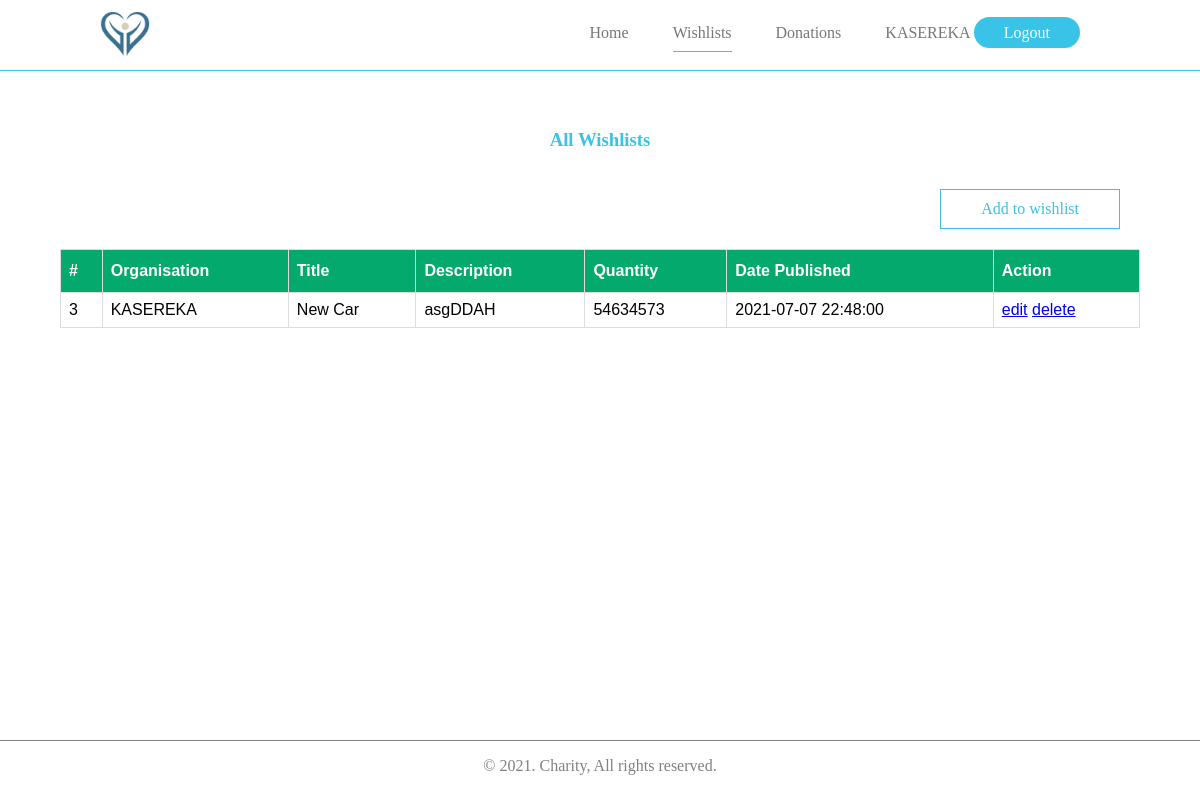
Page /wishlist.php (signed in) on the committed database.
### tables this page shows
CREATE TABLE `organisations` (
  `id` int(11) NOT NULL,
  `name` varchar(255) DEFAULT NULL,
  `email` varchar(255) DEFAULT NULL,
  `phone_number` varchar(255) NOT NULL,
  `logo` text DEFAULT NULL,
  `description` text NOT NULL,
  `evidence` text NOT NULL,
  `paybill_no` int(11) NOT NULL,
  `account_no` varchar(255) NOT NULL,
  `password` text DEFAULT NULL,
  `is_active` int(11) DEFAULT NULL,
  `joined_date` timestamp NULL DEFAULT current_timestamp()
);

CREATE TABLE `wishlists` (
  `id` int(11) NOT NULL,
  `organisation_id` int(11) DEFAULT NULL,
  `title` varchar(255) NOT NULL,
  `description` text NOT NULL,
  `quantity` varchar(255) NOT NULL,
  `created_at` timestamp NULL DEFAULT current_timestamp()
);

### wishlist.php (the view, shortened to what this page needs)
<?php
require_once('db.php');
if(isset($_SESSION['auth'])){
    $user = $_SESSION['auth'];
    if(!$user['is_admin']) {
    $req = $db->prepare("SELECT * FROM organisations WHERE id = ?");
    $req->execute(array($user['id']));
    $current = $req->fetch();
    if ($current['is_active']) {
        $list = $db->prepare("SELECT
        organisations.name,
        wishlists.id, wishlists.title,
        wishlists.description,
        wishlists.quantity,
        wishlists.created_at
        FROM
        wishlists
        JOIN organisations ON wishlists.organisation_id = organisations.id WHERE organisation_id = ?
        ORDER BY id DESC");
        $list->execute(array($current['id']));
?>
<!DOCTYPE html>
<html lang="en">
<head>
    <link rel="stylesheet" href="styles/style.css">
</head>
<body>
    <header>
        <div class="logo">
            <img src="images/logo.png" width="50" alt="">
        </div>
        <div class="menu">
            <ul>
                <li><a href="index.html">Home</a></li>
                <li class="active"><a href="wishlist.php">Wishlists</a></li>
                <li><a href="org_donations.php">Donations</a></li>
                <li><?= $current['name'] ?> <a class="login" href="logout.php">Logout</a></li>
            </ul>
        </div>
    </header>
    <?php
        if($current['logo']) {
    ?>
    <section class="homeSection">
        <div class="box2">
            <h3 class="login-title">All Wishlists</h3>
            <div>
                <a class="add_btn" href="new_wish.php">Add to wishlist</a>
            </div>
            <table id="items">
              <thead>
                <tr>
                  <th>#</th>
                  <th>Organisation</th>
                  <th>Title</th>
                  <th>Description</th>
                  <th>Quantity</th>
                  <th>Date Published</th>
                  <th>Action</th>
                </tr>
              </thead>
              <tbody>
                  <?php
                  if($list->rowCount() > 0) {
                  while($wish = $list->fetch()) {
                  ?>
                <tr>
                  <td><?= $wish['id'] ?></td>
                  <td><?= $wish['name'] ?></td>
                  <td><?= $wish['title'] ?></td>
                  <td><?= $wish['description'] ?></td>
                  <td><?= $wish['quantity'] ?></td>
                  <td><?= $wish['created_at'] ?></td>
                  <td>
                      <a href="edit_wish.php?id=<?= $wish['id'] ?>">edit</a>
                      <a href="delete_wish.php?id=<?= $wish['id'] ?>">delete</a>
                    </td>
                </tr>
                <?php } } else { ?>
                <tr>
                    No item found!
                </tr>
                <?php } ?>
              </tbody>
            </table>
        </div>
    </section>
    <?php } ?>
    <footer>
        <p>&copy 2021. Charity, All rights reserved.</p>
    </footer>
</body>
</html>
<?php
        }
        else {
        header("Location: logout.php");
        }
    }
    else {
    header("Location: dashboard.php");
    }
}
else {
    header("Location: login.php");
}
?>

### styles/style.css (style rules this page uses)
body { margin: 0px; padding: 0px; }
header { background: white; position: absolute; top:0px; left: 0px; right: 0px; padding: 8px 100px; border-bottom: 1px solid #39C3E7; }
.logo { width: 50px !important; float: left; }
ul { list-style: none; text-align: right; }
li { display: inline; margin: 1px 20px; color: #777; }
li>a { color: #777; text-decoration: none; }
.active { color: #39C3E7 !important; padding-bottom: 10px; border-bottom: 1px solid #39C3E7; }
.login { color: white; background: #39C3E7; border-radius: 50px; padding: 7px 30px; }
h3 { color: #39C3E7; }
footer { border-top: 1px solid grey; text-align: center; width: 100%; float: left; }
footer,p { color: grey; }
.homeSection { width: 100%; min-height: 80vh !important; margin-top: 100px; display: flex; flex-direction: column; align-items: center; }
.box2 { width: 90%; height: auto; display: flex; flex-direction: column; padding: 10px; }
.add_btn { padding: 10px 40px; border: 1px solid #39C3E7; float: right; margin: 20px; text-decoration: none; color: #39C3E7; }
.login-title { text-align: center; color: #39C3E7; }
table { width: 100%; }
#items { font-family: Arial, Helvetica, sans-serif; border-collapse: collapse; width: 100%; }
#items td, #items th { border: 1px solid #ddd; padding: 8px; }
#items th { padding-top: 12px; padding-bottom: 12px; text-align: left; background-color: #04AA6D; color: white; }

### rows in the picture
organisations: name "KASEREKA"
wishlists: id "3", organisation.name "KASEREKA", title "New Car", description "asgDDAH", quantity "54634573", created_at "2021-07-07 22:48:00"
